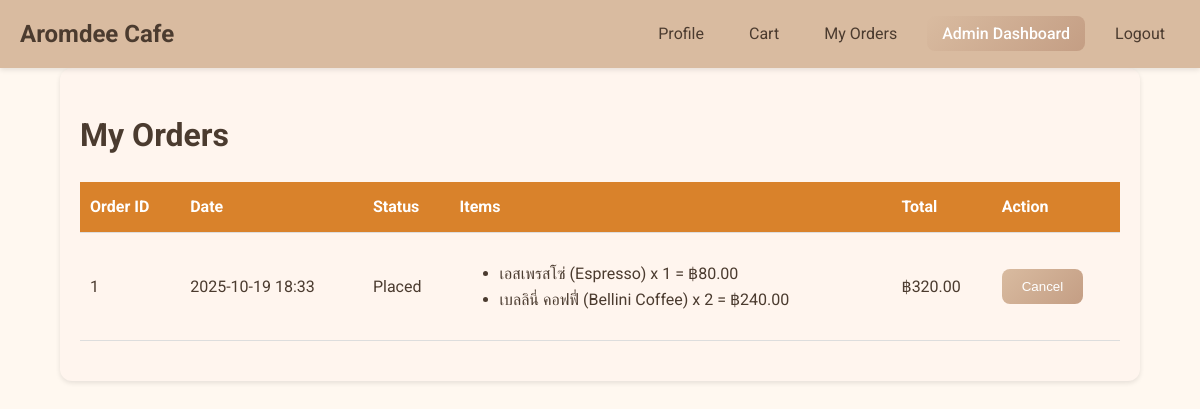
The page /my_orders (signed in) on the database its author committed.
### app/models.py (models this page shows)
class Order(db.Model):
    id = db.Column(db.Integer, primary_key=True)
    date_ordered = db.Column(db.DateTime, nullable=False, default=datetime.utcnow)
    status = db.Column(db.String(20), nullable=False, default='Pending')  # Pending, Shipped, Cancelled
    user_id = db.Column(db.Integer, db.ForeignKey('user.id'), nullable=False)
    items = db.relationship('OrderItem', backref='order', lazy=True)
    name = db.Column(db.String(100))
    address = db.Column(db.String(200))
    phone = db.Column(db.String(20))

class OrderItem(db.Model):
    id = db.Column(db.Integer, primary_key=True)
    quantity = db.Column(db.Integer, nullable=False, default=1)
    product_id = db.Column(db.Integer, db.ForeignKey('product.id'), nullable=False)
    order_id = db.Column(db.Integer, db.ForeignKey('order.id'), nullable=False)

class Product(db.Model):
    id = db.Column(db.Integer, primary_key=True)
    name = db.Column(db.String(100), nullable=False)
    price = db.Column(db.Float, nullable=False)
    description = db.Column(db.Text, nullable=True)
    image_file = db.Column(db.String(20), nullable=True, default='default_product.jpg')
    comments = db.relationship('Comment', backref='product', lazy=True)
    order_items = db.relationship('OrderItem', backref='product', lazy=True)

### app/routes.py (the view)
@main.route('/my_orders')
@login_required
def my_orders():
    orders = Order.query.options(joinedload(Order.items).joinedload(OrderItem.product))\
                        .filter_by(user_id=current_user.id)\
                        .order_by(Order.date_ordered.desc())\
                        .all()
    for order in orders:
        order.total = sum(item.quantity * item.product.price for item in order.items)
    return render_template('my_orders.html', orders=orders)

### app/models.py (called while the page is built)
@login_manager.user_loader
def load_user(user_id):
    return User.query.get(int(user_id))

### app/templates/my_orders.html (shortened to what this page needs)
{% extends "base.html" %}
{% block content %}
<div class="orders-container">
    <h1>My Orders</h1>
    {% if orders %}
    <table class="orders-table">
        <thead>
            <tr>
                <th>Order ID</th>
                <th>Date</th>
                <th>Status</th>
                <th>Items</th>
                <th>Total</th>
                <th>Action</th>
            </tr>
        </thead>
        <tbody>
        {% for order in orders %}
<tr>
    <td>{{ order.id }}</td>
    <td>{{ order.date_ordered.strftime('%Y-%m-%d %H:%M') }}</td>
    <td>{{ order.status }}</td>
    <td>
        <ul>
        {% for item in order.items %}
            <li>{{ item.product.name }} x {{ item.quantity }} = ฿{{ "%.2f"|format(item.quantity * item.product.price) }}</li>
        {% endfor %}
        </ul>
    </td>
    <td>฿{{ "%.2f"|format(order.total) }}</td>
    <td>
        {% if order.status == 'Placed' %}
        <form method="POST" action="#" class="inline-form">
            <button class="btn-gradient">Cancel</button>
        </form>
        {% endif %}
    </td>
</tr>
{% endfor %}
        </tbody>
    </table>
    {% else %}
    <p class="empty-message">You have no orders.</p>
    {% endif %}
</div>
{% endblock %}

### app/static/css/style.css (style rules this page uses)
body { background-color: #FFF8F0; color: #3B2F2F; font-family: 'Roboto', sans-serif; margin: 0; padding: 0; font-family: 'Roboto', sans-serif; }
body { background-color: #fff8f0; color: #4b3b2f; line-height: 1.6; }
.btn-gradient { background: linear-gradient(135deg, #d9bba0, #c49e84); border: none; color: #fff; padding: 10px 20px; border-radius: 8px; cursor: pointer; transition: 0.3s; font-weight: 500; }
.cart-table, .orders-table { width: 100%; border-collapse: collapse; margin-bottom: 20px; }
.cart-table th, .cart-table td, .orders-table th, .orders-table td { padding: 12px 10px; text-align: left; border-bottom: 1px solid #ddd; }
.cart-table th, .orders-table th { background-color: #D9822B; color: #fff; }
.inline-form { display: inline; }
.checkout-container, .orders-container, .cart-container { background-color: #fff5ee; padding: 20px; border-radius: 12px; box-shadow: 0 2px 5px rgba(0,0,0,0.1); }

### rows shown on the page
Order: id "1", date_ordered "2025-10-19 18:33", status "Placed", total "320.00", shows "Cancel"
OrderItem: product.name "เอสเพรสโซ่ (Espresso)", quantity "1", item.quantity*item.product.price "80.00"
OrderItem: product.name "เบลลินี่ คอฟฟี่ (Bellini Coffee)", quantity "2", item.quantity*item.product.price "240.00"
